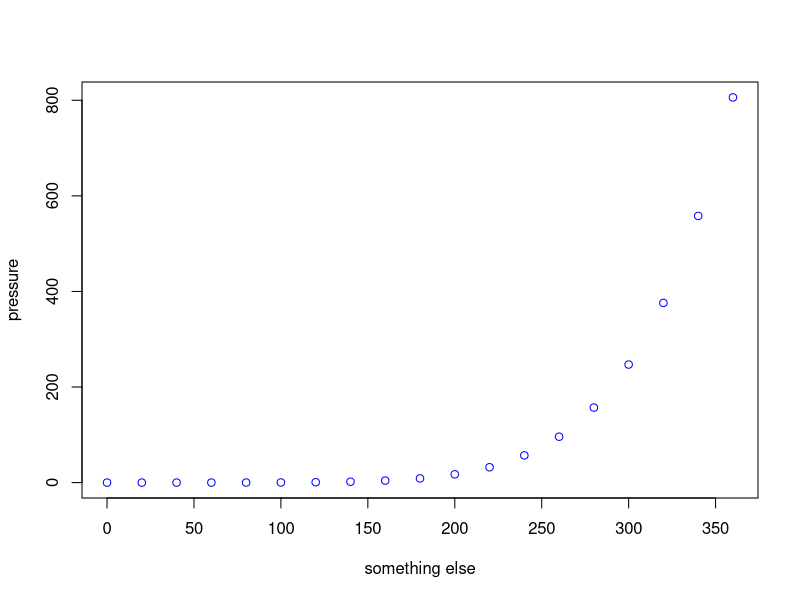

This chart was generated by the following R code:
## ---- chunk 1
knitr::opts_chunk$set(echo = TRUE)
## ---- chunk 2
summary(cars)
## ---- chunk 3
plot(pressure,xlab="something else",col="blue")
